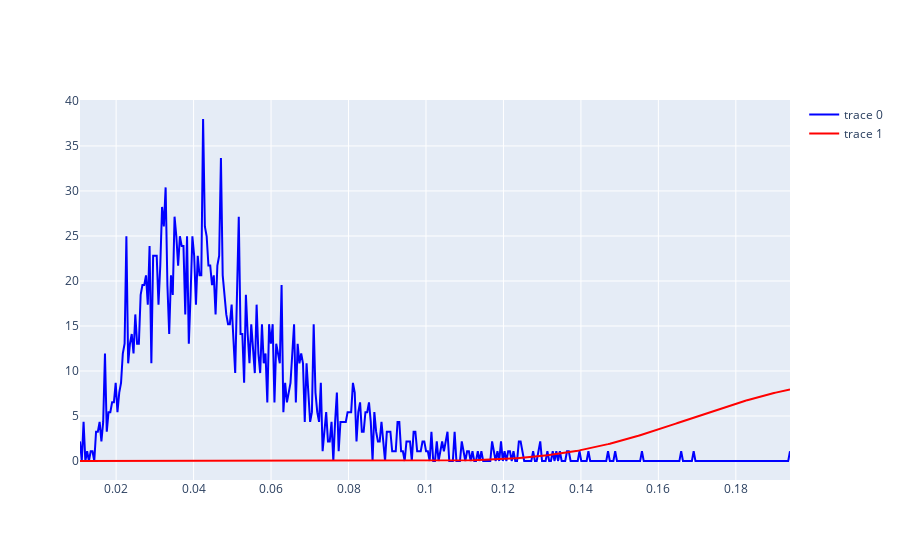

The notebook cell this image was saved under:
### Code cell
fig = go.Figure()
fig.add_trace(
    go.Scatter(
        x = midbins,
        y = Y_samples,
        line_color = 'blue',
    )
)
fig.add_trace(
    go.Scatter(
        x = midbins,
        y = Y_distr,
        line_color = 'red',
    )
)
fig.show()

### Figure 1 — Plotly figure (JSON) as saved in the notebook; plotly's stock layout.template omitted (floating-point values rounded to 4 significant figures; data arrays with more than 128 entries replaced by an {"elided": "..."} marker saying what was removed)
{"data": [{"line": {"color": "blue"}, "type": "scatter", "x": {"elided": "399 float values"}, "y": {"elided": "399 float values"}}, {"line": {"color": "red"}, "type": "scatter", "x": {"elided": "399 float values"}, "y": {"elided": "399 float values"}}], "layout": {}}
